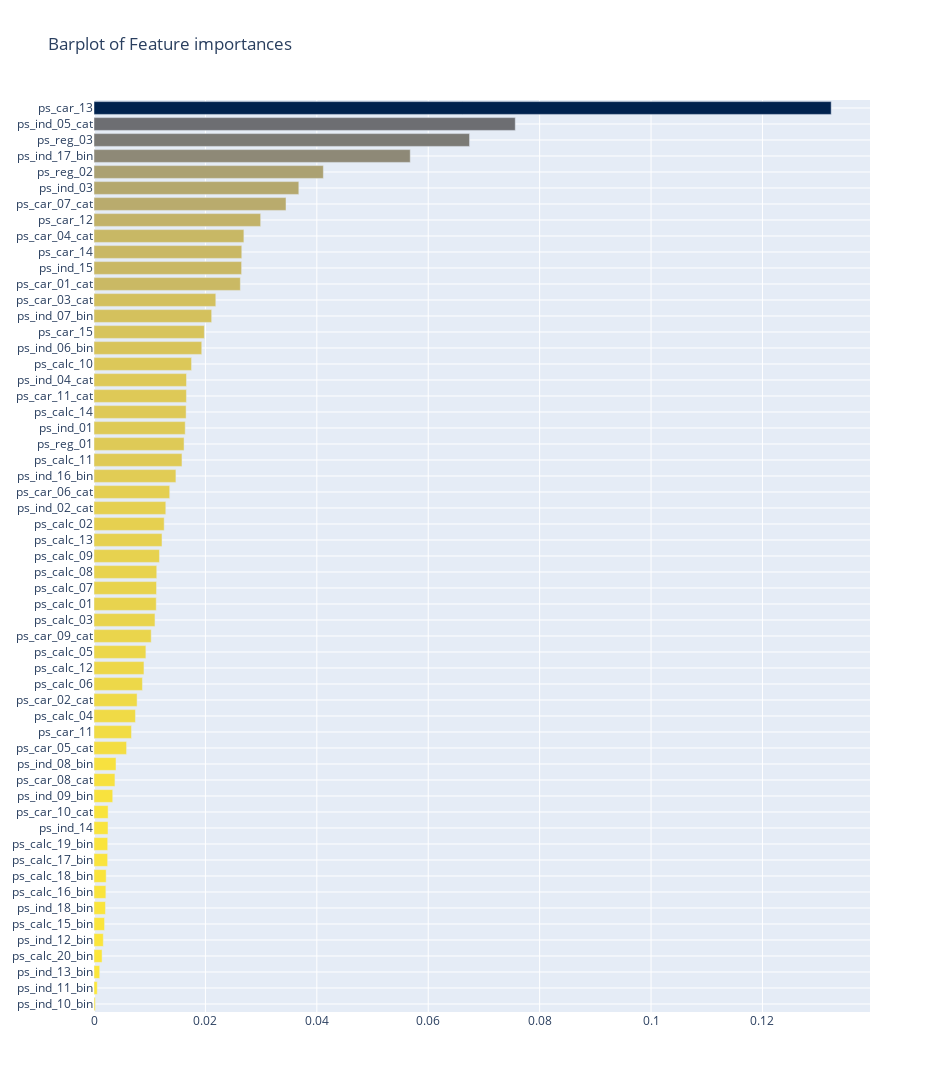

Here is the notebook cell this chart was saved with:
### Markdown cell above
Let's obtain the list of feature importance using "featureimportances".

### Code cell
x, y = (list(x) for x in zip(*sorted(zip(rfc.feature_importances_, features), 
                                                            reverse = False)))
trace = go.Bar(
    x=x ,
    y=y,
    marker=dict(
        color=x,
        colorscale = 'cividis',
        reversescale = True
    ),
    name='Random Forest Feature Importance',
    orientation='h',
)

layout = dict(
    title='Barplot of Feature importances',
    width = 950, height = 1800,
    yaxis=dict(
        showgrid=True,
        showline=False,
        showticklabels=True,
    ))

fig = go.Figure(data=[trace])
fig['layout'].update(layout)
py.iplot(fig, filename='plots')

### Figure 1 — Plotly figure (JSON) as saved in the notebook; plotly's stock layout.template omitted (floating-point values rounded to 4 significant figures)
{"data": [{"marker": {"color": [0.0002304, 0.0005818, 0.001025, 0.001447, 0.001667, 0.001892, 0.002059, 0.002129, 0.002184, 0.002448, 0.002458, 0.002512, 0.002534, 0.003363, 0.003759, 0.003952, 0.005848, 0.006726, 0.00744, 0.007736, 0.008691, 0.008969, 0.009314, 0.01027, 0.01095, 0.01117, 0.01122, 0.01126, 0.01175, 0.01221, 0.0126, 0.01289, 0.01359, 0.01471, 0.01579, 0.01617, 0.01637, 0.01653, 0.01659, 0.01661, 0.01751, 0.01934, 0.01982, 0.02112, 0.02187, 0.02627, 0.0265, 0.02653, 0.02691, 0.02992, 0.03447, 0.03677, 0.04118, 0.05677, 0.06742, 0.07563, 0.1323], "colorscale": [[0, "#00224e"], [0.1111, "#123570"], [0.2222, "#3b496c"], [0.3333, "#575d6d"], [0.4444, "#707173"], [0.5556, "#8a8678"], [0.6667, "#a59c74"], [0.7778, "#c3b369"], [0.8889, "#e1cc55"], [1, "#fee838"]], "reversescale": true}, "name": "Random Forest Feature Importance", "orientation": "h", "type": "bar", "x": [0.0002304, 0.0005818, 0.001025, 0.001447, 0.001667, 0.001892, 0.002059, 0.002129, 0.002184, 0.002448, 0.002458, 0.002512, 0.002534, 0.003363, 0.003759, 0.003952, 0.005848, 0.006726, 0.00744, 0.007736, 0.008691, 0.008969, 0.009314, 0.01027, 0.01095, 0.01117, 0.01122, 0.01126, 0.01175, 0.01221, 0.0126, 0.01289, 0.01359, 0.01471, 0.01579, 0.01617, 0.01637, 0.01653, 0.01659, 0.01661, 0.01751, 0.01934, 0.01982, 0.02112, 0.02187, 0.02627, 0.0265, 0.02653, 0.02691, 0.02992, 0.03447, 0.03677, 0.04118, 0.05677, 0.06742, 0.07563, 0.1323], "y": ["ps_ind_10_bin", "ps_ind_11_bin", "ps_ind_13_bin", "ps_calc_20_bin", "ps_ind_12_bin", "ps_calc_15_bin", "ps_ind_18_bin", "ps_calc_16_bin", "ps_calc_18_bin", "ps_calc_17_bin", "ps_calc_19_bin", "ps_ind_14", "ps_car_10_cat", "ps_ind_09_bin", "ps_car_08_cat", "ps_ind_08_bin", "ps_car_05_cat", "ps_car_11", "ps_calc_04", "ps_car_02_cat", "ps_calc_06", "ps_calc_12", "ps_calc_05", "ps_car_09_cat", "ps_calc_03", "ps_calc_01", "ps_calc_07", "ps_calc_08", "ps_calc_09", "ps_calc_13", "ps_calc_02", "ps_ind_02_cat", "ps_car_06_cat", "ps_ind_16_bin", "ps_calc_11", "ps_reg_01", "ps_ind_01", "ps_calc_14", "ps_car_11_cat", "ps_ind_04_cat", "ps_calc_10", "ps_ind_06_bin", "ps_car_15", "ps_ind_07_bin", "ps_car_03_cat", "ps_car_01_cat", "ps_ind_15", "ps_car_14", "ps_car_04_cat", "ps_car_12", "ps_car_07_cat", "ps_ind_03", "ps_reg_02", "ps_ind_17_bin", "ps_reg_03", "ps_ind_05_cat", "ps_car_13"]}], "layout": {"height": 1800, "title": {"text": "Barplot of Feature importances"}, "width": 950, "yaxis": {"showgrid": true, "showline": false, "showticklabels": true}}}
